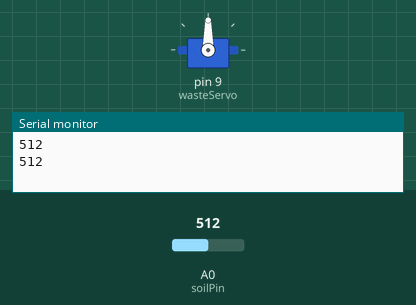
This sketch was run on a simulated Arduino Uno, built with avr-gcc and run on an emulated ATmega328P. Parts: servo, the last lines printed to the serial monitor. Inputs (shaded band) come from the test bench; at power-on: A0 (soilPin) = 512.

Above: at 1.8 s.
1.9 s: A0 (soilPin) set to 686
3.4 s: A0 (soilPin) set to 719
At 4.4 s:
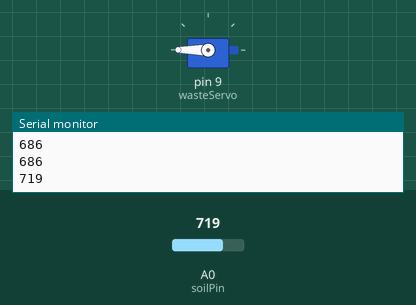
5.5 s: A0 (soilPin) set to 290
At 7.2 s:
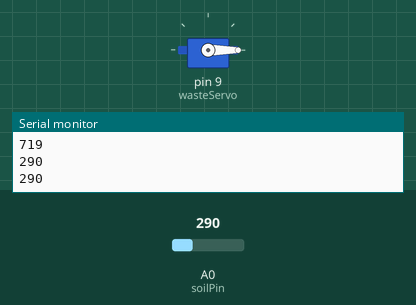
7.5 s: A0 (soilPin) set to 307
At 8.7 s:
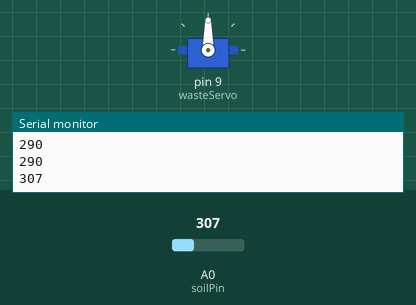
9.5 s: A0 (soilPin) set to 122
At 11.4 s:
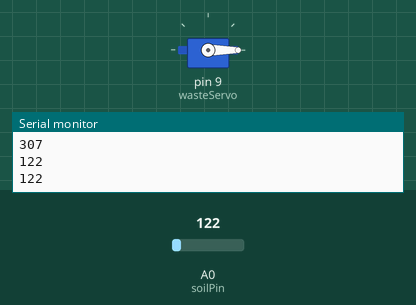
Timing chart, 0 to 12.5 s (numbered marks = the images above; inputs shaded):
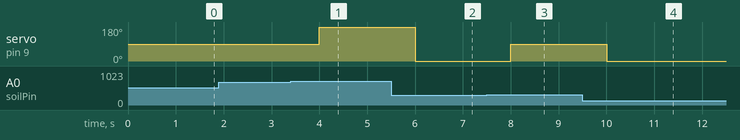

Measured:
- the behaviour switches between 700 and 701 on A0 (soilPin) (found by bisection; images 0 and 1)
- the behaviour switches between 299 and 300 on A0 (soilPin) (found by bisection; images 2 and 3)
- after the input at 3.4 s, servo on pin 9 (wasteServo): 90° → 180° after 0.60 s
- after the input at 5.5 s, servo on pin 9 (wasteServo): 180° → 0° after 0.50 s
- after the input at 7.5 s, servo on pin 9 (wasteServo): 0° → 90° after 0.50 s
- after the input at 9.5 s, servo on pin 9 (wasteServo): 90° → 0° after 0.50 s

The sketch:

waste_segregation.ino
```cpp
#include <Servo.h>

Servo wasteServo;  // define servo name
int soilPin = A0;  // Soil Sensor input pin
int soilValue = 0; // Variable to store soil sensor value
int dryThreshold = 300; // Threshold for dry soil
int wetThreshold = 700; // Threshold for wet soil

void setup() {
  Serial.begin(9600); // open serial port
  wasteServo.attach(9); // servo connected to pin 9
}

void loop() {
  soilValue = analogRead(soilPin); // read soil value
  Serial.println(soilValue); // print the value to serial monitor

  if (soilValue < dryThreshold) {
    // Soil is dry, move servo to place in 'Dry Waste' bin
    wasteServo.write(0); // 0 degree
  }
  else if (soilValue > wetThreshold) {
    // Soil is wet, move servo to place in 'Wet Waste' bin
    wasteServo.write(180); // 180 degree
  }
  else {
    // Soil is neither dry nor wet, keep servo in neutral position
    wasteServo.write(90); // 90 degree
  }

  delay(1000); // Wait for 1 second
}
```
